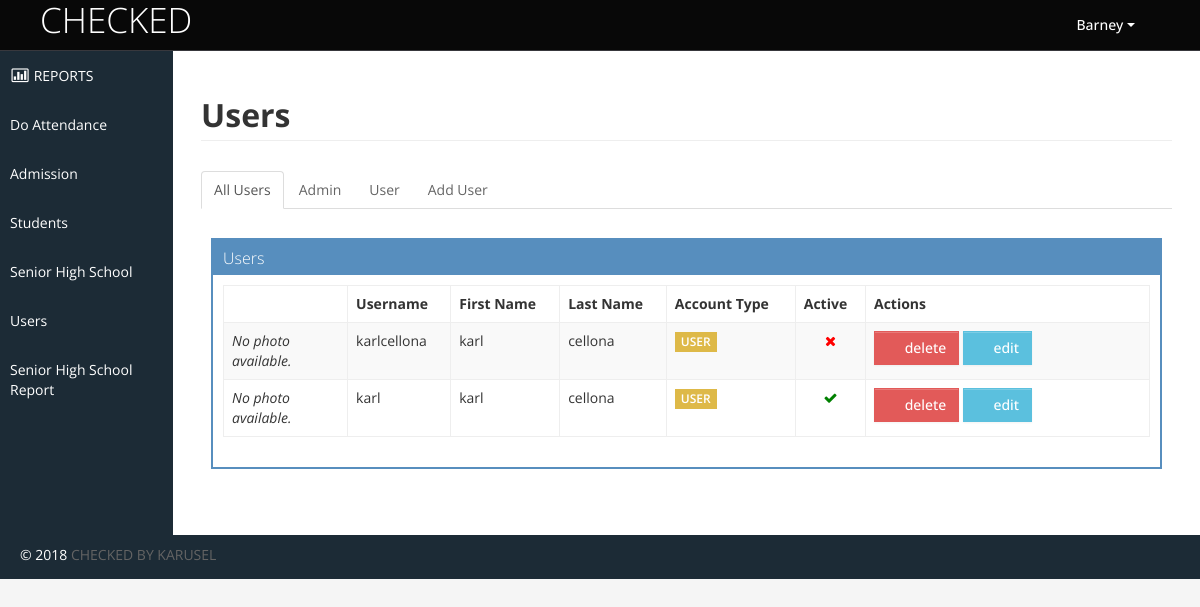
The page /admin_manage.php (signed in) on the database its author committed.
### tables this page shows
CREATE TABLE `users` (
  `id` int(11) NOT NULL,
  `username` varchar(65) NOT NULL,
  `email` varchar(65) NOT NULL,
  `password` varchar(125) NOT NULL,
  `firstname` varchar(65) NOT NULL,
  `lastname` varchar(65) NOT NULL,
  `acct_type` int(2) NOT NULL,
  `photo` varchar(65) NOT NULL,
  `status` int(2) NOT NULL
);

### perfect_function.php (called while the page is built, shortened)
<?php
function getConnection()
{
	$servername = "localhost";
	$username = "root";
	$password = "";
	$dbname = "project_zero";
	$conn = new mysqli($servername, $username, $password, $dbname);
	return $conn;
}
function get_where($table_name, $id)
{
	$conn = getConnection();
	$sql = "SELECT * FROM $table_name where id=$id";
	$result = $conn->query($sql);
	return $result;
}
function _get_firstname_from_id($id)
{
	$user_data = get_where("users", $id);
	foreach ($user_data as $key => $row) {
		return $firstname = $row['firstname'];
	}
}
function get_where_custom($table_name, $column, $value)
{
	$conn = getConnection();
	$sql = "SELECT * FROM $table_name where ".$column."='".$value."'";
	$result = $conn->query($sql);
	return $result;
}
function base_url()
{
	$project_name = "project_zero";
	return "http://" . $_SERVER['SERVER_NAME'].'/'.$project_name.'/';
}
function _get_accttype_from_id($id)
{
	$user_data = get_where("users", $id);
	foreach ($user_data as $key => $row) {
		return $acct_type = $row['acct_type'];
	}
}

### admin_manage.php (the view, shortened to what this page needs)
<?php include "admin_header.php";
?>
<h1 class="page-header"><b>Users</b></h1>
<ul class="nav nav-tabs">
						<li class="active"><a href="<?= base_url() ?>user_manage.php"><span class="hidden-tablet">All Users</span></a></li>
						<li><a href="<?= base_url() ?>super_admin.php"><span class="hidden-tablet">Admin</span></a></li>
						<li><a href="<?= base_url() ?>admin_manage.php"><span class="hidden-tablet">User</span></a></li>
						<li><a href="<?= base_url() ?>user_create.php"><span class="hidden-tablet"> Add User</span></a></li>
					</ul>
<div class="box-content">
	<div class="row-fluid sortable">
		<div class="box span12">
			<div class="box-header" data-original-title>
				<h2>Users</h2>
			</div>
			<div class="box-content">
				<table class="table table-striped table-bordered bootstrap-datatable datatable">
				  <thead>
					  <tr>
					  	  <th>&nbsp;</th>
						  <th> Username</th>
						  <th> First Name</th>
						  <th> Last Name</th>
						  <th> Account Type</th>
						  <th> Active</th>
						  <th class="span4">Actions</th>
					  </tr>
				  </thead>
				  <tbody>
				  <?php
				  		$table_name = "users";
				  		$column = "acct_type";
				  		$value = "2";
						$user_data = get_where_custom($table_name, $column, $value);
				  		foreach ($user_data as $key => $row) {
						$fname = $row['firstname'];
						$lname = $row['lastname'];
						$username = $row['username'];
						$acct_type = $row['acct_type'];
						$photo = $row['photo'];
						$photo_url = base_url().'user_pics/'.$photo;
						$status = $row['status'];
						$id = $row['id'];
				  		$edit_user_url = base_url().'user_edit.php?id='.$id;
				  		$delete_user_url = base_url().'user_deleteconf.php?id='.$id;
				  ?>
					<tr>
						<td class="center span2">
							<?php
							if ($photo == "") {
							echo "<i>No photo available.</i>";
							}
							else {
							?>
							<img src="<?= $photo_url ?>" style="height: 100px;width: 100px;" class="img-responsive">
							<?php
							}
							?>
						</td>
						<td class="center"><?= $username ?></td>
						<td class="center"><?= $fname ?></td>
						<td class="center"><?= $lname ?></td>
						<td class="center">
							<?php
							if($acct_type==1) {
							?>
							<span class="label label-info">ADMIN</span>
							<?php
							} else {
							?>
							<span class="label label-warning">USER</span>
							<?php
							}
							?>
						</td>
						<td style="text-align: center;">
							<?php
							if($status==1) {
							?>
							<i class="icon-ok" style="color: green;">
							<?php
							} else {
							?>
							<i class="icon-remove" style="color: red;">
							<?php
							}
							?>
						</td>
						<td class="center">
							<a class="btn btn-danger" href="<?= $delete_user_url ?>">
								<i class="halflings-icon white trash"></i> delete
							</a>
							<a class="btn btn-info" href="<?= $edit_user_url ?>">
								<i class="halflings-icon white edit"></i> edit
							</a>
						</td>
					</tr>
					<?php } ?>
				  </tbody>
				</table>
			</div>
		</div>
	</div>
</div>
<?php include "admin_footer.php"; ?>

### admin_header.php (shortened to what this page needs)
<?php include "perfect_function.php";
?>
<!DOCTYPE html>
<html lang="en">
<head>
	  <link rel="stylesheet" href="http://code.jquery.com/ui/1.11.4/themes/smoothness/jquery-ui.css">
	<link id="bootstrap-style" href="<?= base_url() ?>adminfiles/css/bootstrap.min.css" rel="stylesheet">
	<link href="<?= base_url() ?>adminfiles/css/bootstrap-responsive.min.css" rel="stylesheet">
	<link id="base-style" href="<?= base_url() ?>adminfiles/css/style.css" rel="stylesheet">
	<link id="base-style-responsive" href="<?= base_url() ?>adminfiles/css/style-responsive.css" rel="stylesheet">
</head>
<body>
	<div class="navbar">
		<div class="navbar-inner">
			<div class="container-fluid">
				<a class="brand" href="#"><span>CHECKED</span></a>
				<div class="nav-no-collapse header-nav">
					<ul class="nav pull-right">
						<li class="dropdown">
							<a class="btn dropdown-toggle" data-toggle="dropdown" href="#">
								<i class="halflings-icon white user"></i> <?= _get_firstname_from_id($_SESSION['id']) ?>
								<span class="caret"></span>
							</a>
						</li>
					</ul>
				</div>
			</div>
		</div>
	</div>
		<div class="container-fluid-full">
		<div class="row-fluid">
			<div id="sidebar-left" class="span2">
				<div class="nav-collapse sidebar-nav">
					<ul class="nav nav-tabs nav-stacked main-menu">
						<li><a href="<?= base_url() ?>dashboard.php"><i class="icon-bar-chart"></i><span class="hidden-tablet"> REPORTS</span></a></li>
						<li><a href="#" data-toggle="modal" data-target="#exampleModal"><span class="hidden-tablet">Do Attendance</span></a></li>
						<li><a  href="<?= base_url() ?>attendance.php"><span class="hidden-tablet">Admission</span></a></li>
						<?php
						$acct_type = _get_accttype_from_id($_SESSION['id']);
						if ($acct_type==1){
						?>
						<li><a href="<?= base_url() ?>student_manage.php"><span class="hidden-tablet"> Students</span></a></li>
						<li><a href="<?= base_url() ?>strand_manage.php"><span class="hidden-tablet">Senior High School</span></a></li>
						<li><a href="<?= base_url() ?>user_manage.php"><span class="hidden-tablet"> Users</span></a></li>
						<?php
						}
						?>
						<li><a href="<?= base_url() ?>shs_report.php""><span class="hidden-tablet"> Senior High School Report</span></a></li>
					</ul>
				</div>
			</div>
			<div id="content" class="span10">

### project_zero/adminfiles/css/style-responsive.css (style rules this page uses)
@media (min-width: 1200px) { .container-fluid-full { overflow: hidden; position: relative; height: 100%; } }
@media (min-width: 1200px) { #content { width: 85.578%; padding: 28px; margin: 0px 0px; margin-left: 14.422% !important; } }
@media (min-width: 1200px) { #sidebar-left { background: #1C2B36; margin-left: 0px !important; position: absolute; height: 100%; } }
@media (min-width: 1200px) { .sidebar-nav > ul { margin: 0px; } }

### project_zero/adminfiles/css/halflings.css (style rules this page uses)
html, html .halflings { -webkit-font-smoothing: antialiased !important; }
.halflings-icon { display: inline-block; width: 14px; height: 14px; line-height: 14px; vertical-align: text-top; background-image: url(../img/glyphicons_halflings.svg); background-position: 0 0; background-repeat: no-repeat; vertical-align: top; *display: inline; *zoom: 1; *margin-right: .3em; }
.halflings-icon.white { background-image: url(../img/glyphicons_halflings-white.svg); }
.halflings-icon.user { background-position: -168px 0; }
.halflings-icon.trash { background-position: -456px 0; }
.halflings-icon.edit { background-position: -96px -72px; }

### rows shown on the page
users: firstname "Barney"
users: photo "No photo available.", username "karlcellona", firstname "karl", lastname "cellona", acct_type "USER", status 0 (drawn)
users: photo "No photo available.", username "karl", firstname "karl", lastname "cellona", acct_type "USER", status 1 (drawn)
